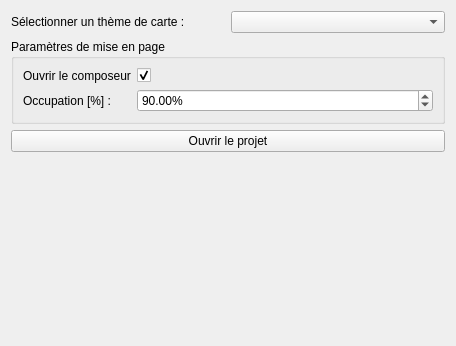
<?xml version="1.0" encoding="UTF-8"?>
<ui version="4.0">
 <class>Form</class>
 <widget class="QWidget" name="Form">
  <property name="geometry">
   <rect>
    <x>0</x>
    <y>0</y>
    <width>456</width>
    <height>346</height>
   </rect>
  </property>
  <layout class="QVBoxLayout" name="verticalLayout" stretch="0,0,0,0">
   <item>
    <layout class="QHBoxLayout" name="hbox_project">
     <item>
      <widget class="QLabel" name="lbl_project">
       <property name="text">
        <string>Sélectionner un thème de carte :</string>
       </property>
      </widget>
     </item>
     <item>
      <widget class="QComboBox" name="combo_project"/>
     </item>
    </layout>
   </item>
   <item>
    <widget class="QGroupBox" name="gbox_param">
     <property name="title">
      <string>Paramètres de mise en page</string>
     </property>
     <layout class="QVBoxLayout">
      <item>
       <layout class="QFormLayout" name="formLayout">
        <item row="0" column="0">
         <widget class="QLabel" name="lbl_composeur">
          <property name="text">
           <string>Ouvrir le composeur</string>
          </property>
         </widget>
        </item>
        <item row="0" column="1">
         <widget class="QCheckBox" name="cb_composeur">
          <property name="text">
           <string/>
          </property>
          <property name="checked">
           <bool>true</bool>
          </property>
         </widget>
        </item>
        <item row="1" column="0">
         <widget class="QLabel" name="lbl_occup">
          <property name="toolTip">
           <string>&lt;html&gt;&lt;head/&gt;&lt;body&gt;&lt;p&gt;Pourcentage de la surface de la feuille occupé par la carte.&lt;/p&gt;&lt;/body&gt;&lt;/html&gt;</string>
          </property>
          <property name="text">
           <string>Occupation [%] :</string>
          </property>
         </widget>
        </item>
        <item row="1" column="1">
         <widget class="QgsDoubleSpinBox" name="dsb_occup">
          <property name="suffix">
           <string>%</string>
          </property>
          <property name="value">
           <double>90.000000000000000</double>
          </property>
         </widget>
        </item>
       </layout>
      </item>
     </layout>
    </widget>
   </item>
   <item>
    <widget class="QPushButton" name="btn_run">
     <property name="text">
      <string>Ouvrir le projet</string>
     </property>
    </widget>
   </item>
   <item>
    <spacer name="verticalSpacer">
     <property name="orientation">
      <enum>Qt::Vertical</enum>
     </property>
     <property name="sizeHint" stdset="0">
      <size>
       <width>20</width>
       <height>40</height>
      </size>
     </property>
    </spacer>
   </item>
  </layout>
 </widget>
 <customwidgets>
  <customwidget>
   <class>QgsDoubleSpinBox</class>
   <extends>QDoubleSpinBox</extends>
   <header>qgsdoublespinbox.h</header>
  </customwidget>
 </customwidgets>
 <resources/>
 <connections/>
</ui>
